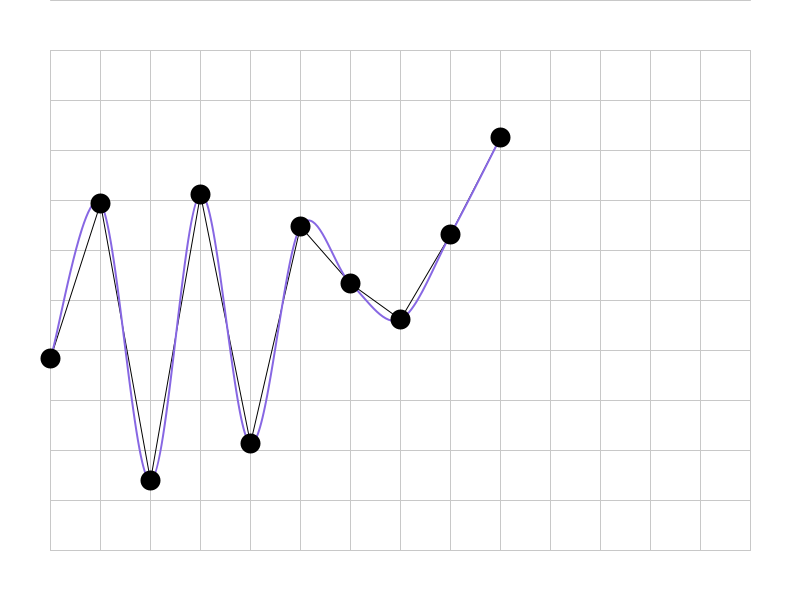
Frame 1 (no input)
Frame 60 (the mouse pressed at the canvas centre just before this capture): identical to frame 1, image omitted
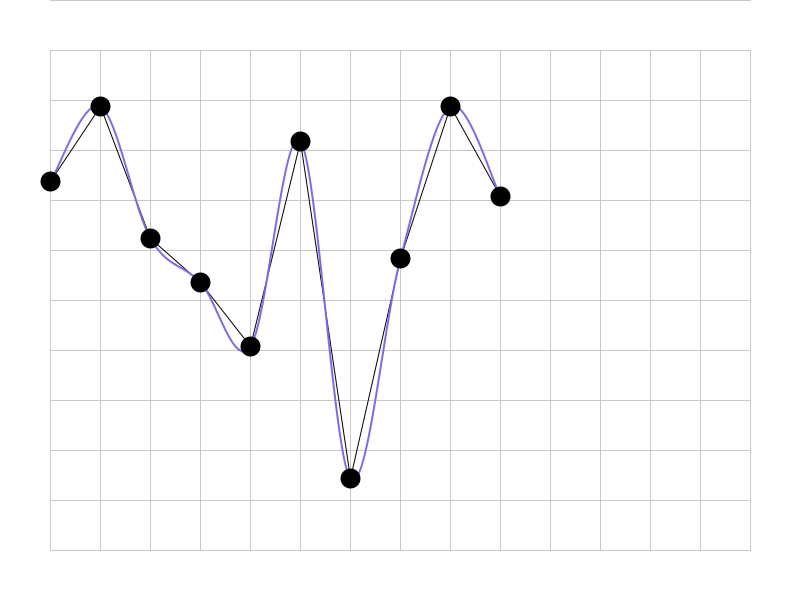
Frame 120 (the mouse held since frame 60 and released just before this capture)

The Processing sketch that drew these frames (run headless with seeded random() and noise(); from frame 60 on, the mouse is pressed at the canvas centre):

// Processing sketch: bit2atom_180628d
// ── bit2atom_180628d.pde
float[][] pointList;

boolean drawPointStatus = true;
boolean drawCurveStatus = true;
boolean drawLinesStatus = true;

void setup() {
  size(800, 600);
  pointList = new float[10][2];
  initiateData();
}

void initiateData() {
  for (int i = 0; i < 10; i ++) {
    pointList[i][0] = 50 + i*50;
    pointList[i][1] = random(100, 500);
  }
}

void mousePressed() {
  initiateData();
}

void draw() {
  background(255);
  drawReference();
  if (drawLinesStatus) {
    drawLines();
  }
  if (drawCurveStatus) {
    drawCurve();
  }
  if (drawPointStatus) {
    drawPoints();
  }
}

void drawLines() {
  for (int i = 0; i < 9; i ++) {
    strokeWeight(1);
    stroke(0);
    line(pointList[i][0], pointList[i][1], pointList[i+1][0], pointList[i+1][1]);
  }
}

void drawPoints() {
  for (int i = 0; i < 10; i ++) {
    stroke(0);
    strokeWeight(20);
    point(pointList[i][0], pointList[i][1]);
  }
}

void drawCurve() {
  strokeWeight(2);
  stroke(#8767E3);
  noFill();
  beginShape();
  curveVertex(pointList[0][0], pointList[0][1]);
  for (int i = 0; i < 10; i ++) {
    curveVertex(pointList[i][0], pointList[i][1]);
  }
  curveVertex(pointList[9][0], pointList[9][1]);
  endShape();
}

void drawReference() {
  strokeWeight(1);
  stroke(200);
  //line(50, 50, width-50, height-50);
  //strokeWeight(20);
  for (int i = 0; i < 20; i ++) {
    line(50+i*50, 50, 50+i*50, height-50);
  }
  for (int i = 0; i < 20; i ++) {
    line(50, height-50-i*50, width-50, height-50-i*50);
  }
}

void keyPressed() {
  if (key == 'p') {
    if(drawPointStatus){
      drawPointStatus = false;
    }else {
      drawPointStatus = true;
    }
  }
  
  if (key == 'c') {
    if(drawCurveStatus){
      drawCurveStatus = false;
    }else {
      drawCurveStatus = true;
    }
  }
  
  if (key == 'l') {
    if(drawLinesStatus){
      drawLinesStatus = false;
    }else {
      drawLinesStatus = true;
    }
  }
}
